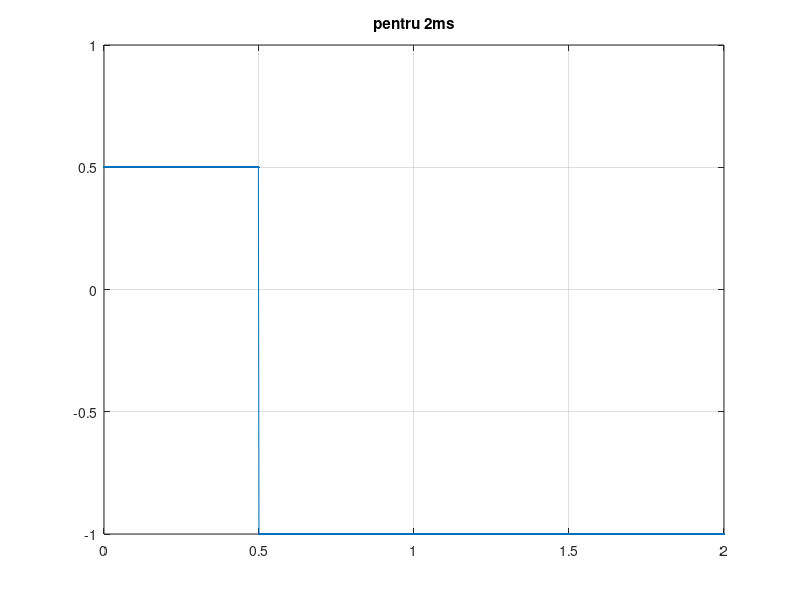
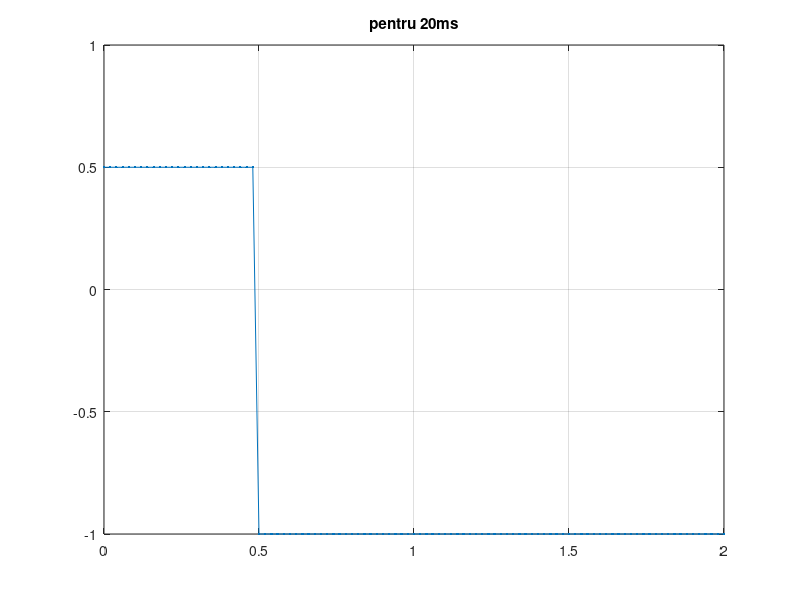
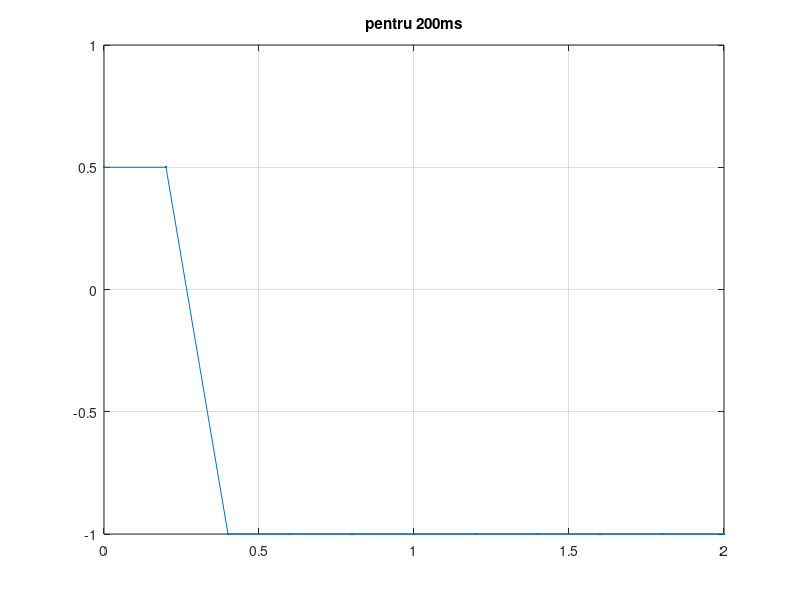

The MATLAB script that drew these images, in order:
f=1/2;
fumplere=0.25;
max=0.5;
min=-1;
%semnal pentru 2ms
t1=0:0.002:2;
s1=sin(2*pi*f*t1);
l1=length(s1);
for i=1:1:l1
   if i<=l1*fumplere
       s1(i)=max;
   else
       s1(i)=min;
   end
end
figure(1)
plot(t1,s1,'.-'),title('pentru 2ms'),grid
%semnal pentru 20ms
t2=0:0.02:2;
s2=sin(2*pi*f*t2);
l2=length(s2);
for i=1:1:l2
    if i<=l2*fumplere
        s2(i)=max;
    else
        s2(i)=min;
    end
end
figure(2)
plot(t2,s2,'.-'),title('pentru 20ms'),grid
%semnal pentru 200ms
t3=0:0.2:2;
s3=sin(2*pi*f*t3);
l3=length(s3);
for i=1:1:l3
    if i<=l3*fumplere;
        s3(i)=max;
    else
        s3(i)=min;
    end
end
figure(3)
plot(t3,s3,'.-'),title('pentru 200ms'),grid